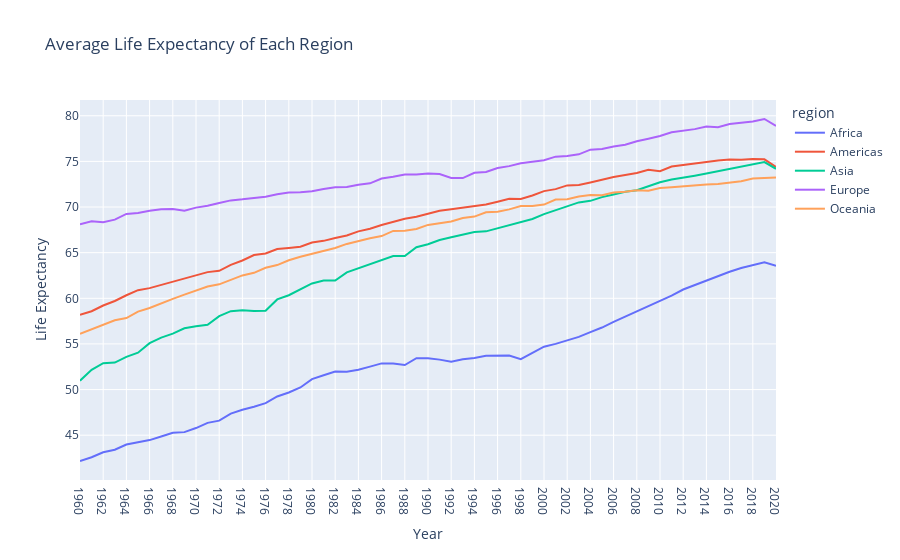

The code cell stored with this chart in its notebook:
### Code cell
# calculate the average life expectancy of each region
LE_normal_country_average = LE_normal_country_melt.groupby(['region','Year'])['Life Expectancy'].mean().reset_index()
fig = px.line(LE_normal_country_average, x="Year", y="Life Expectancy", color='region',title='Average Life Expectancy of Each Region')
# save fig as html
fig.write_html("./Website/figures/LE_state_average.html")
fig.show()

### Figure 1 — Plotly figure (JSON) as saved in the notebook; plotly's stock layout.template omitted (floating-point values rounded to 4 significant figures)
{"data": [{"hovertemplate": "region=Africa<br>Year=%{x}<br>Life Expectancy=%{y}<extra></extra>", "legendgroup": "Africa", "line": {"color": "#636efa", "dash": "solid"}, "marker": {"symbol": "circle"}, "mode": "lines", "name": "Africa", "orientation": "v", "showlegend": true, "type": "scatter", "x": ["1960", "1961", "1962", "1963", "1964", "1965", "1966", "1967", "1968", "1969", "1970", "1971", "1972", "1973", "1974", "1975", "1976", "1977", "1978", "1979", "1980", "1981", "1982", "1983", "1984", "1985", "1986", "1987", "1988", "1989", "1990", "1991", "1992", "1993", "1994", "1995", "1996", "1997", "1998", "1999", "2000", "2001", "2002", "2003", "2004", "2005", "2006", "2007", "2008", "2009", "2010", "2011", "2012", "2013", "2014", "2015", "2016", "2017", "2018", "2019", "2020"], "xaxis": "x", "y": [42.17, 42.59, 43.12, 43.41, 43.98, 44.21, 44.46, 44.86, 45.26, 45.34, 45.78, 46.35, 46.59, 47.37, 47.79, 48.12, 48.51, 49.24, 49.68, 50.23, 51.14, 51.56, 51.98, 51.96, 52.17, 52.51, 52.87, 52.86, 52.68, 53.44, 53.43, 53.28, 53.05, 53.31, 53.47, 53.72, 53.73, 53.73, 53.34, 54.04, 54.7, 55.0, 55.36, 55.77, 56.3, 56.8, 57.41, 57.99, 58.55, 59.15, 59.75, 60.29, 60.96, 61.46, 61.87, 62.37, 62.9, 63.33, 63.62, 63.95, 63.57], "yaxis": "y"}, {"hovertemplate": "region=Americas<br>Year=%{x}<br>Life Expectancy=%{y}<extra></extra>", "legendgroup": "Americas", "line": {"color": "#EF553B", "dash": "solid"}, "marker": {"symbol": "circle"}, "mode": "lines", "name": "Americas", "orientation": "v", "showlegend": true, "type": "scatter", "x": ["1960", "1961", "1962", "1963", "1964", "1965", "1966", "1967", "1968", "1969", "1970", "1971", "1972", "1973", "1974", "1975", "1976", "1977", "1978", "1979", "1980", "1981", "1982", "1983", "1984", "1985", "1986", "1987", "1988", "1989", "1990", "1991", "1992", "1993", "1994", "1995", "1996", "1997", "1998", "1999", "2000", "2001", "2002", "2003", "2004", "2005", "2006", "2007", "2008", "2009", "2010", "2011", "2012", "2013", "2014", "2015", "2016", "2017", "2018", "2019", "2020"], "xaxis": "x", "y": [58.19, 58.58, 59.21, 59.7, 60.33, 60.89, 61.11, 61.47, 61.77, 62.09, 62.48, 62.87, 63.01, 63.67, 64.14, 64.73, 64.91, 65.4, 65.52, 65.65, 66.11, 66.29, 66.6, 66.89, 67.33, 67.61, 68.03, 68.37, 68.72, 68.93, 69.22, 69.58, 69.75, 69.93, 70.09, 70.28, 70.57, 70.9, 70.88, 71.27, 71.75, 71.96, 72.37, 72.43, 72.7, 73.01, 73.3, 73.51, 73.73, 74.08, 73.93, 74.44, 74.62, 74.8, 75.0, 75.11, 75.19, 75.17, 75.27, 75.23, 74.4], "yaxis": "y"}, {"hovertemplate": "region=Asia<br>Year=%{x}<br>Life Expectancy=%{y}<extra></extra>", "legendgroup": "Asia", "line": {"color": "#00cc96", "dash": "solid"}, "marker": {"symbol": "circle"}, "mode": "lines", "name": "Asia", "orientation": "v", "showlegend": true, "type": "scatter", "x": ["1960", "1961", "1962", "1963", "1964", "1965", "1966", "1967", "1968", "1969", "1970", "1971", "1972", "1973", "1974", "1975", "1976", "1977", "1978", "1979", "1980", "1981", "1982", "1983", "1984", "1985", "1986", "1987", "1988", "1989", "1990", "1991", "1992", "1993", "1994", "1995", "1996", "1997", "1998", "1999", "2000", "2001", "2002", "2003", "2004", "2005", "2006", "2007", "2008", "2009", "2010", "2011", "2012", "2013", "2014", "2015", "2016", "2017", "2018", "2019", "2020"], "xaxis": "x", "y": [50.97, 52.16, 52.89, 52.95, 53.59, 54.04, 55.08, 55.69, 56.13, 56.72, 56.94, 57.1, 58.05, 58.59, 58.68, 58.61, 58.63, 59.88, 60.34, 60.95, 61.63, 61.95, 61.96, 62.84, 63.28, 63.69, 64.14, 64.63, 64.63, 65.6, 65.93, 66.39, 66.7, 66.98, 67.27, 67.33, 67.67, 68.0, 68.32, 68.69, 69.22, 69.65, 70.01, 70.51, 70.68, 71.09, 71.38, 71.67, 71.85, 72.32, 72.71, 73.01, 73.18, 73.44, 73.66, 73.91, 74.17, 74.46, 74.68, 74.92, 74.19], "yaxis": "y"}, {"hovertemplate": "region=Europe<br>Year=%{x}<br>Life Expectancy=%{y}<extra></extra>", "legendgroup": "Europe", "line": {"color": "#ab63fa", "dash": "solid"}, "marker": {"symbol": "circle"}, "mode": "lines", "name": "Europe", "orientation": "v", "showlegend": true, "type": "scatter", "x": ["1960", "1961", "1962", "1963", "1964", "1965", "1966", "1967", "1968", "1969", "1970", "1971", "1972", "1973", "1974", "1975", "1976", "1977", "1978", "1979", "1980", "1981", "1982", "1983", "1984", "1985", "1986", "1987", "1988", "1989", "1990", "1991", "1992", "1993", "1994", "1995", "1996", "1997", "1998", "1999", "2000", "2001", "2002", "2003", "2004", "2005", "2006", "2007", "2008", "2009", "2010", "2011", "2012", "2013", "2014", "2015", "2016", "2017", "2018", "2019", "2020"], "xaxis": "x", "y": [68.12, 68.43, 68.33, 68.62, 69.24, 69.34, 69.58, 69.75, 69.78, 69.6, 69.93, 70.14, 70.44, 70.73, 70.84, 70.96, 71.13, 71.41, 71.58, 71.62, 71.72, 71.97, 72.16, 72.21, 72.45, 72.6, 73.13, 73.31, 73.57, 73.57, 73.67, 73.62, 73.19, 73.18, 73.75, 73.84, 74.27, 74.48, 74.79, 74.97, 75.14, 75.52, 75.59, 75.78, 76.28, 76.37, 76.64, 76.82, 77.21, 77.48, 77.78, 78.18, 78.36, 78.53, 78.83, 78.74, 79.09, 79.24, 79.37, 79.64, 78.89], "yaxis": "y"}, {"hovertemplate": "region=Oceania<br>Year=%{x}<br>Life Expectancy=%{y}<extra></extra>", "legendgroup": "Oceania", "line": {"color": "#FFA15A", "dash": "solid"}, "marker": {"symbol": "circle"}, "mode": "lines", "name": "Oceania", "orientation": "v", "showlegend": true, "type": "scatter", "x": ["1960", "1961", "1962", "1963", "1964", "1965", "1966", "1967", "1968", "1969", "1970", "1971", "1972", "1973", "1974", "1975", "1976", "1977", "1978", "1979", "1980", "1981", "1982", "1983", "1984", "1985", "1986", "1987", "1988", "1989", "1990", "1991", "1992", "1993", "1994", "1995", "1996", "1997", "1998", "1999", "2000", "2001", "2002", "2003", "2004", "2005", "2006", "2007", "2008", "2009", "2010", "2011", "2012", "2013", "2014", "2015", "2016", "2017", "2018", "2019", "2020"], "xaxis": "x", "y": [56.1, 56.58, 57.07, 57.59, 57.83, 58.54, 58.94, 59.48, 59.94, 60.4, 60.83, 61.29, 61.53, 62.04, 62.51, 62.79, 63.34, 63.64, 64.17, 64.55, 64.84, 65.21, 65.5, 65.96, 66.28, 66.57, 66.81, 67.38, 67.4, 67.6, 68.04, 68.21, 68.41, 68.8, 68.95, 69.43, 69.48, 69.74, 70.12, 70.11, 70.27, 70.83, 70.86, 71.15, 71.31, 71.3, 71.59, 71.67, 71.83, 71.79, 72.08, 72.17, 72.28, 72.4, 72.47, 72.53, 72.65, 72.83, 73.11, 73.21, 73.22], "yaxis": "y"}], "layout": {"legend": {"title": {"text": "region"}, "tracegroupgap": 0}, "title": {"text": "Average Life Expectancy of Each Region"}, "xaxis": {"anchor": "y", "domain": [0, 1], "title": {"text": "Year"}}, "yaxis": {"anchor": "x", "domain": [0, 1], "title": {"text": "Life Expectancy"}}}}
